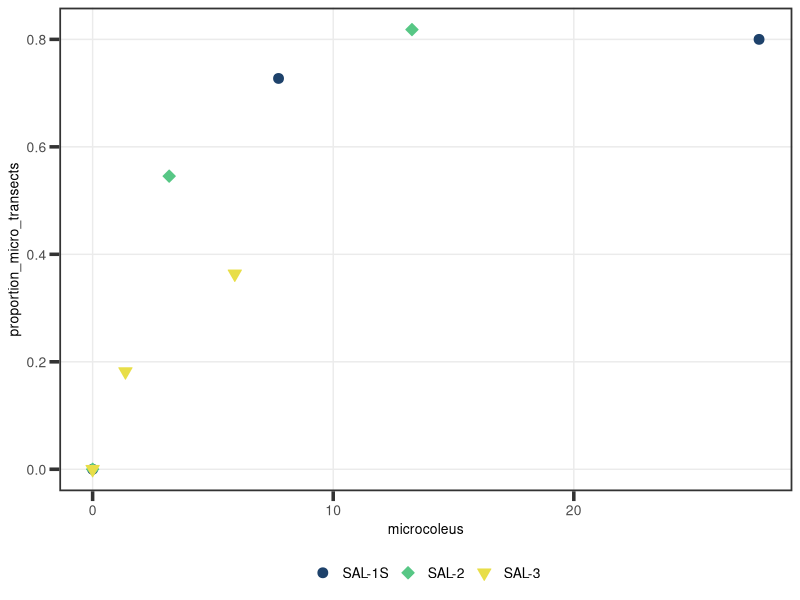
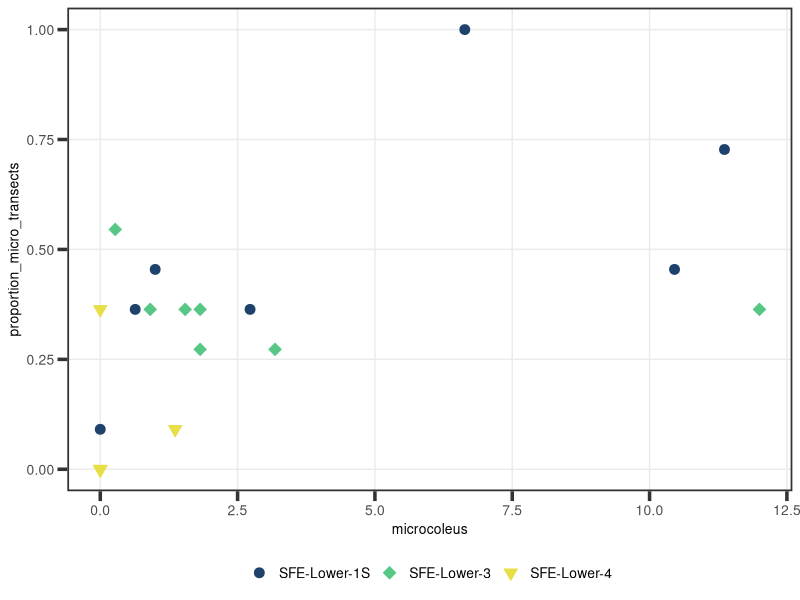
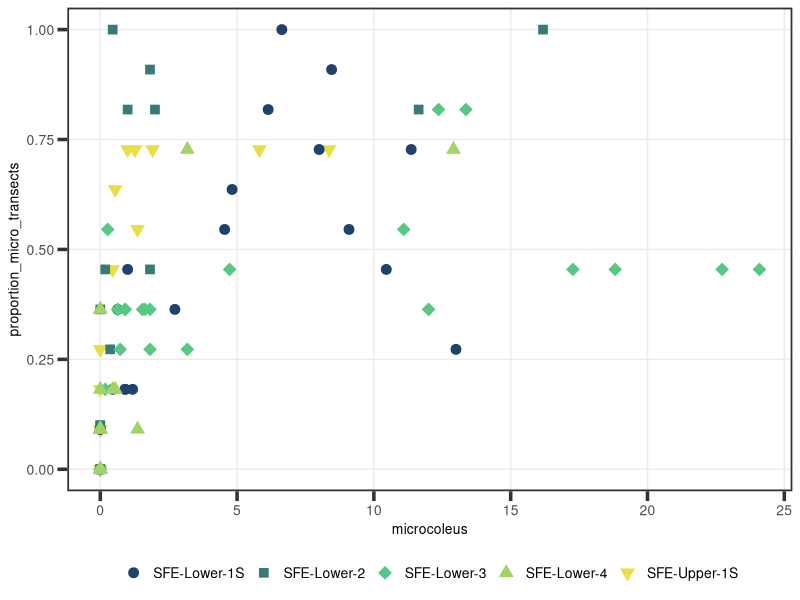
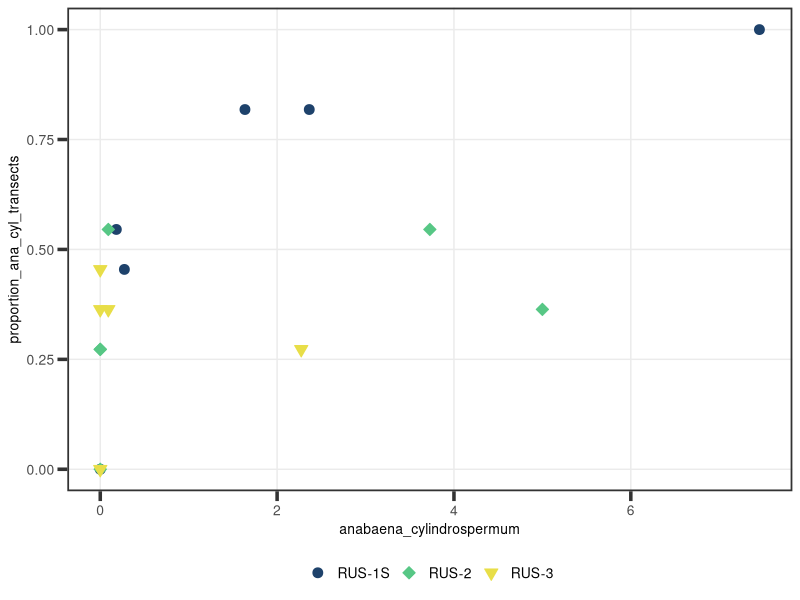
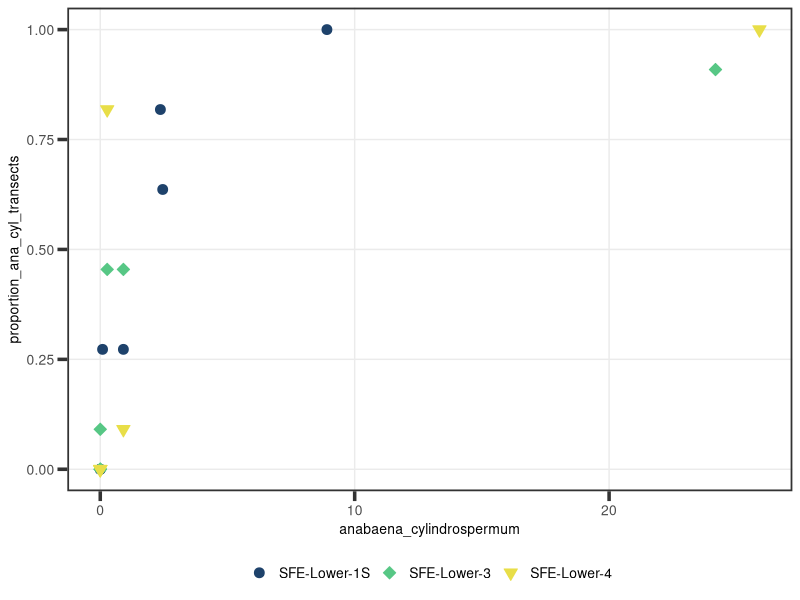
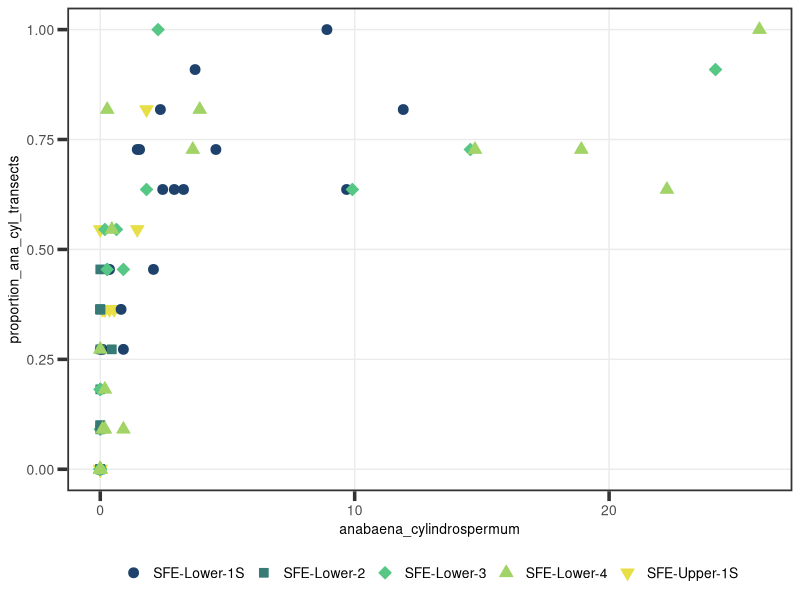
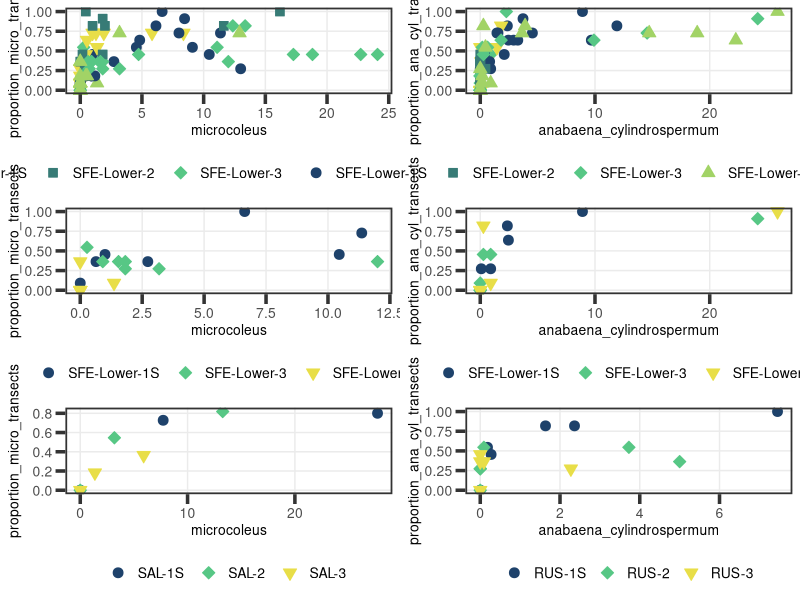
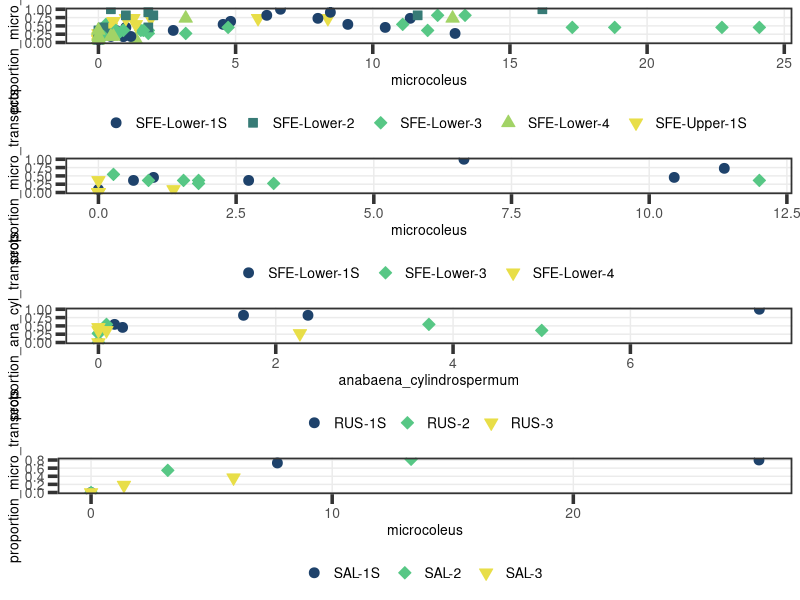

R code for these plots, in order:
#### Figure to show difference between presence/absence data and cover
### Jordan Zabrecky
## last edited: 08.08.2025

#### (1) Loading libraries and data ####

# loading libraries
lapply(c("tidyverse", "lubridate", "cowplot"), 
       require, character.only = T)

# loading data
cover <- read.csv("./data/field_and_lab/percover_byreach.csv") %>% 
  mutate(field_date = ymd(field_date),
         year = year(field_date)) %>% 
  # change site_reach names to new %>% 
  mutate(site_reach = case_when(site_reach == "SFE-M-1S" ~ "SFE-Lower-1S",
                                site_reach == "SFE-M-2" ~ "SFE-Lower-2",
                                site_reach == "SFE-M-3" ~ "SFE-Lower-3",
                                site_reach == "SFE-M-4" ~ "SFE-Lower-4",
                                site_reach == "SFE-SH-1S" ~ "SFE-Upper-1S",
                                TRUE ~ site_reach))

#### (2) Making figures ####

# set universal theme
theme_set(theme_bw() + theme(legend.position = "bottom",
                             panel.grid.minor = element_blank(),
                             panel.border = element_rect(linewidth = 1.2), axis.ticks = element_line(linewidth = 1.2),
                             text = element_text(size = 10), axis.ticks.length=unit(.25, "cm"),
                             axis.text.y = element_text(size = 10), axis.text.x = element_text(size = 10),
                             legend.text = element_text(size = 10)))

# color palette
palette <- c("#1E426B","#377B76", "#57C785", "#A2D366", "#E8DE48")

## Microcoleus

# salmon 2022
sal22 <- ggplot(data = cover %>% filter(site == "SAL" & year == 2022),
                aes(x = proportion_micro_transects,
                    y = microcoleus)) +
  geom_point(aes(fill = site_reach, color = site_reach, shape = site_reach), size = 3) +
  scale_fill_manual(NULL, values = c(palette[1], palette[3], palette[5])) +
  scale_color_manual(NULL, values = c(palette[1], palette[3], palette[5])) +
  scale_shape_manual(NULL, values = c(21, 23, 25)) +
  coord_flip() # decided it looked better like this; easier to do than changing x & y in aes()
sal22

# south fork eel 2022
sfe22 <- ggplot(data = cover %>% filter(site == "SFE-M" & year == 2022),
                aes(x = proportion_micro_transects,
                    y = microcoleus)) +
  geom_point(aes(color = site_reach, fill = site_reach, shape = site_reach), size = 3) +
  scale_color_manual(NULL, values = c(palette[1], palette[3], palette[5])) +
  scale_fill_manual(NULL, values = c(palette[1], palette[3], palette[5])) +
  scale_shape_manual(NULL, values = c(21, 23, 25)) +
  coord_flip() # decided it looked better like this; easier to do than changing x & y in aes()
sfe22

# south fork eel 2023
sfe23 <- ggplot(data = cover %>% filter(site == "SFE-M" | site == "SFE-SH" & year == 2023),
                aes(x = proportion_micro_transects,
                    y = microcoleus)) +
  geom_point(aes(color = site_reach, fill = site_reach, shape = site_reach), size = 3) +
  scale_color_manual(NULL, values = palette) +
  scale_fill_manual(NULL, values = palette) +
  scale_shape_manual(NULL, values = c(21, 22, 23, 24, 25)) +
  coord_flip() # decided it looked better like this; easier to do than changing x & y in aes()
sfe23


## Anabaena/Cylindrospermum

# russian
rus22 <- ggplot(data = cover %>% filter(site == "RUS"), aes(x = proportion_ana_cyl_transects,
                                                            y = anabaena_cylindrospermum)) +
  geom_point(aes(color = site_reach, fill = site_reach, shape = site_reach), size = 3) +
  scale_color_manual(NULL, values = c(palette[1], palette[3], palette[5])) +
  scale_fill_manual(NULL, values = c(palette[1], palette[3], palette[5])) +
  scale_shape_manual(NULL, values = c(21, 23, 25)) +
  coord_flip() # decided it looked better like this; easier to do than changing x & y in aes()
rus22

# south fork eel 2022
sfe22_a <- ggplot(data = cover %>% filter(site == "SFE-M" & year == 2022),
                aes(x = proportion_ana_cyl_transects,
                    y = anabaena_cylindrospermum)) +
  geom_point(aes(color = site_reach, fill = site_reach, shape = site_reach), size = 3) +
  scale_color_manual(NULL, NULL, values = c(palette[1], palette[3], palette[5])) +
  scale_fill_manual(NULL, NULL, values = c(palette[1], palette[3], palette[5])) +
  scale_shape_manual(NULL, NULL, values = c(21, 23, 25)) +
  coord_flip() # decided it looked better like this; easier to do than changing x & y in aes()
sfe22_a + coord_flip()

# south fork eel 2023
sfe23_a <- ggplot(data = cover %>% filter(site == "SFE-M" | site == "SFE-SH" & year == 2023),
                aes(x = proportion_ana_cyl_transects,
                    y = anabaena_cylindrospermum)) +
  geom_point(aes(color = site_reach, fill = site_reach, shape = site_reach), size = 3) +
  scale_color_manual(NULL, NULL, values = palette) +
  scale_fill_manual(NULL, NULL, values = palette) +
  scale_shape_manual(NULL, NULL, values = c(21, 22, 23, 24, 25)) +
  coord_flip() # decided it looked better like this; easier to do than changing x & y in aes()
sfe23_a

#### (3) Putting Plots together ####

# microcoleus on left and anabaena on right; 2023 highest
all <- plot_grid(sfe23, sfe23_a, sfe22, sfe22_a, sal22, rus22, ncol = 2, align = "v")  +
  theme(plot.background = element_rect(fill = "white", color = "white"))

all

# saving plot
ggsave("./figures/sfig_presence_vs_cover_notfinal.tiff", dpi = 600, 
       width=18, height=20, unit="cm")

# separate for cleaner legend
legend <- plot_grid(sfe23, sfe22, rus22, sal22, ncol = 1)
legend

# save
ggsave("./figures/sfig_presence_vs_cover_legend.tiff", dpi = 600, 
       width=17.75, height=20, unit="cm")
